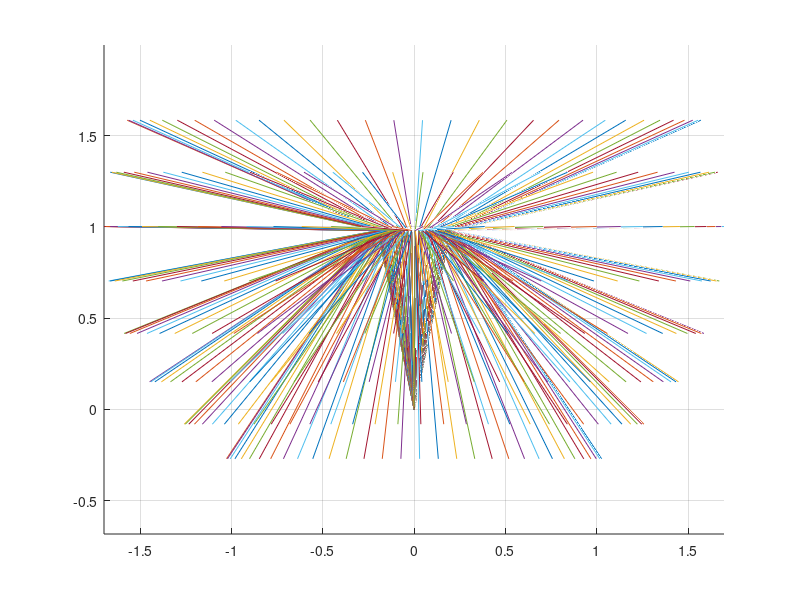

Reproduce this figure in MATLAB.
d1 = 1;
d2 = 1.5;

for theta3 = -pi/4:-0.2:-3*pi/4
    for theta1 = 0:0.1:pi
        theta2 = 0.2;
        %theta1 = 0.2;%-pi/4+theta1*0.1;
        
        R1=[ cos(theta1) 0 sin(theta1);
             0           1           0;
            -sin(theta1) 0 cos(theta1)];
        
        R2=[cos(theta2) -sin(theta2) 0;
            sin(theta2)  cos(theta2) 0;
                      0            0 1];
        
        R3=[cos(theta3) -sin(theta3) 0;
            sin(theta3)  cos(theta3) 0;
                      0            0 1];
        
        v1=[0; 0; 0];
        v2=R1*R2*[0; d1; 0];
        q1 = [v1,v2];
        
        v3=(v2-R1*R2*R3*[0;d2;0]);
        q2 = [v2,v3];
        
        [norm(v2) norm(v3-v2)]
        
        figure(1);
        hold on
        plot3(q1(1,:),q1(2,:),q1(3,:));
        plot3(q2(1,:),q2(2,:),q2(3,:));
        axis equal
        grid on
        pause(0.1)
    end;
end;